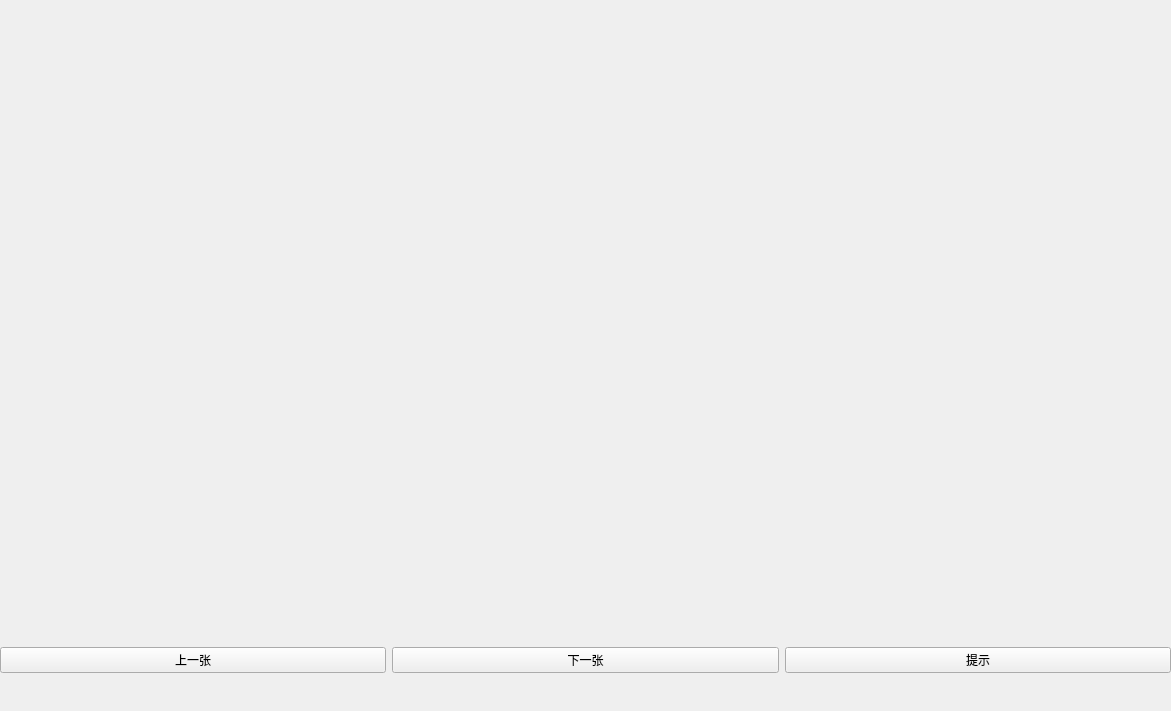
<?xml version="1.0" encoding="UTF-8"?>
<ui version="4.0">
 <class>fuxingmen</class>
 <widget class="QWidget" name="fuxingmen">
  <property name="windowModality">
   <enum>Qt::NonModal</enum>
  </property>
  <property name="enabled">
   <bool>true</bool>
  </property>
  <property name="geometry">
   <rect>
    <x>0</x>
    <y>0</y>
    <width>1171</width>
    <height>711</height>
   </rect>
  </property>
  <property name="windowTitle">
   <string>Form</string>
  </property>
  <property name="autoFillBackground">
   <bool>false</bool>
  </property>
  <widget class="QLabel" name="label">
   <property name="geometry">
    <rect>
     <x>20</x>
     <y>14</y>
     <width>1131</width>
     <height>541</height>
    </rect>
   </property>
   <property name="text">
    <string/>
   </property>
  </widget>
  <widget class="QWidget" name="horizontalLayoutWidget">
   <property name="geometry">
    <rect>
     <x>0</x>
     <y>610</y>
     <width>1171</width>
     <height>101</height>
    </rect>
   </property>
   <layout class="QHBoxLayout" name="horizontalLayout">
    <item>
     <widget class="QPushButton" name="pushButton">
      <property name="text">
       <string>上一张</string>
      </property>
     </widget>
    </item>
    <item>
     <widget class="QPushButton" name="pushButton_2">
      <property name="text">
       <string>下一张</string>
      </property>
     </widget>
    </item>
    <item>
     <widget class="QPushButton" name="pushButton_3">
      <property name="text">
       <string>提示</string>
      </property>
     </widget>
    </item>
   </layout>
  </widget>
 </widget>
 <resources/>
 <connections/>
</ui>
